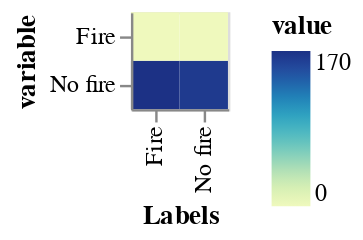

The code cell stored with this chart in its notebook:
### Code cell
alt.Chart(cmDf).mark_rect().encode(
    x='Labels',
    y='variable',
    color='value'
)

### Figure 1 — Vega-Lite specification as saved in the notebook (floating-point values rounded to 4 significant figures)
{"config": {"view": {"continuousWidth": 400, "continuousHeight": 300}}, "data": {"name": "data-f936b8f7934640e584995d3f09f041c8"}, "mark": "rect", "encoding": {"color": {"type": "quantitative", "field": "value"}, "x": {"type": "nominal", "field": "Labels"}, "y": {"type": "nominal", "field": "variable"}}, "$schema": "https://vega.github.io/schema/vega-lite/v4.8.1.json", "datasets": {"data-f936b8f7934640e584995d3f09f041c8": [{"Labels": "No fire", "variable": "No fire", "value": 163}, {"Labels": "Fire", "variable": "No fire", "value": 170}, {"Labels": "No fire", "variable": "Fire", "value": 0}, {"Labels": "Fire", "variable": "Fire", "value": 0}]}}
